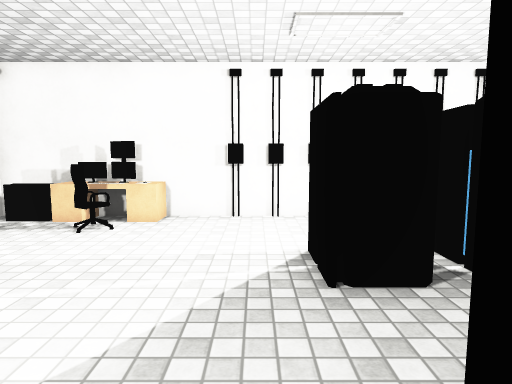
View 1 (above)

20 first-person views from a walk through a scene from a Unity 3-D project. The camera is 1.5 m above the floor, tilts 6° down and sees 75° across. The floor is counted in squares, 1 m on a side. Each view is taken from the middle of a square. On the plan, view 1 faces up. The plan holds only what a view shows up to about 15 squares ahead; the rest is blank. The player is left out. Surface patterns are stand-ins for the level's own textures.

View 2
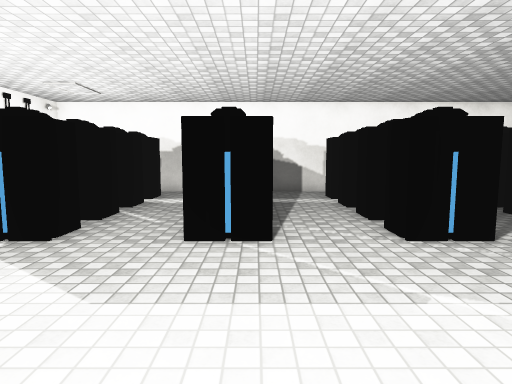

View 3
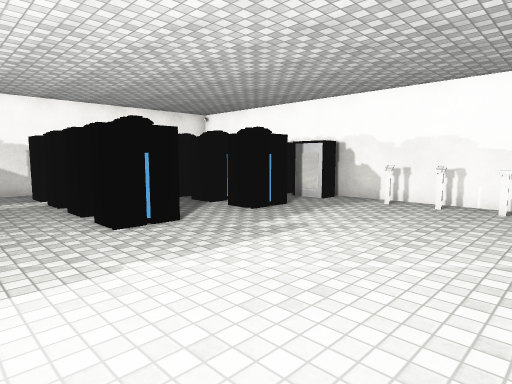

View 4
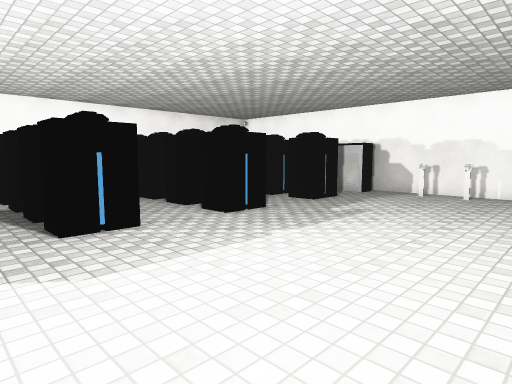

View 5
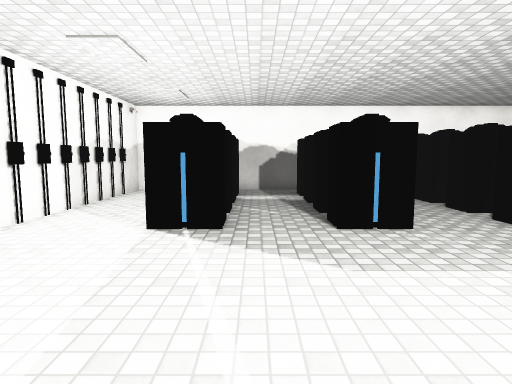

View 6
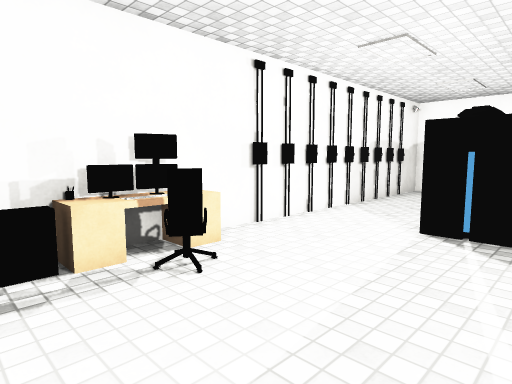

View 7
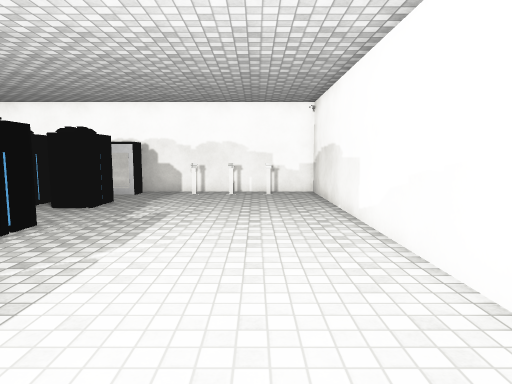

View 8
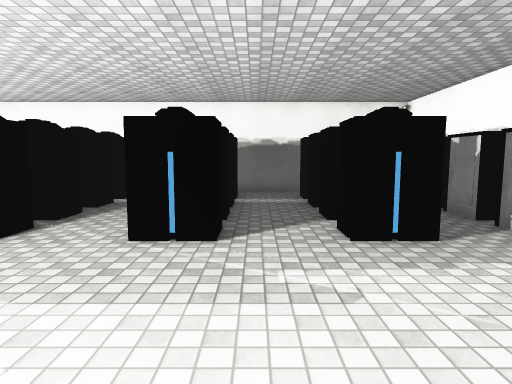

View 9
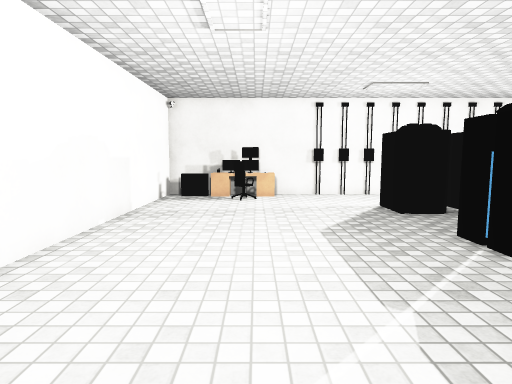

View 10
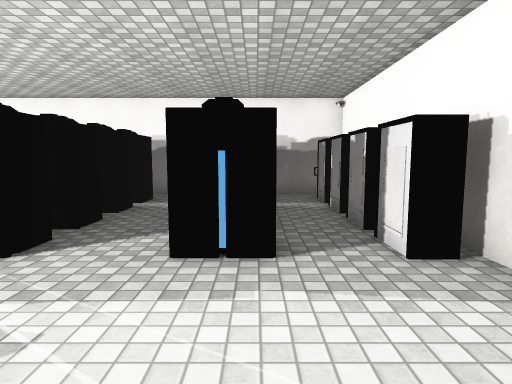

View 11
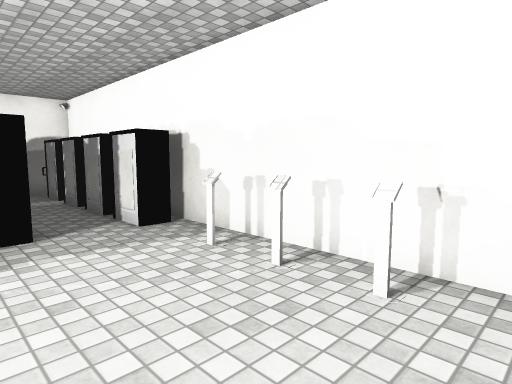

View 12
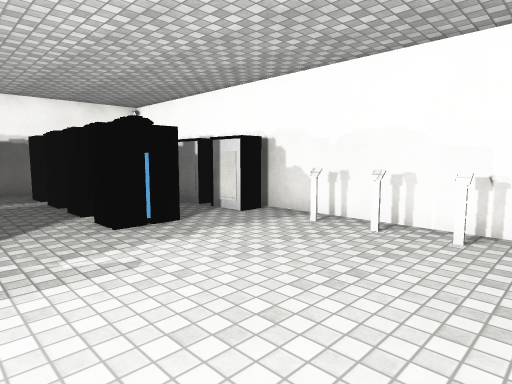

View 13
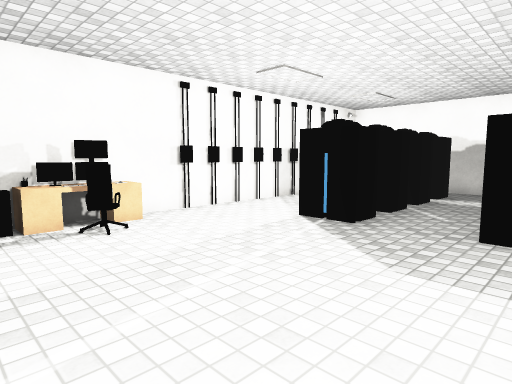

View 14
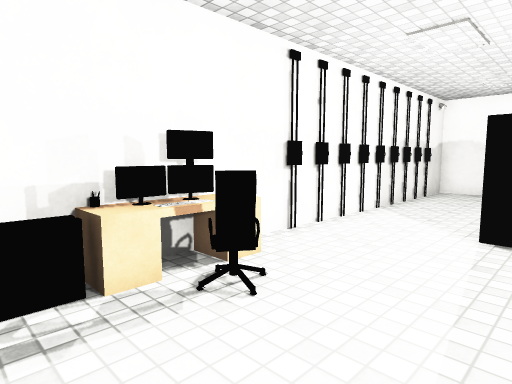

View 15
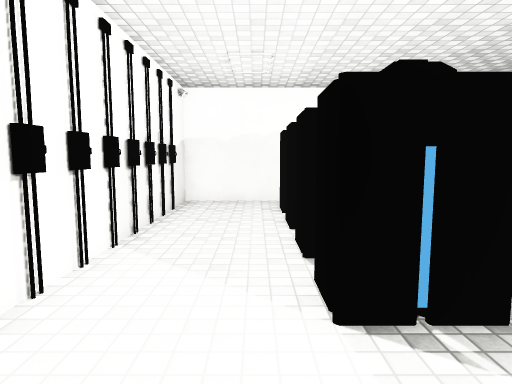

View 16
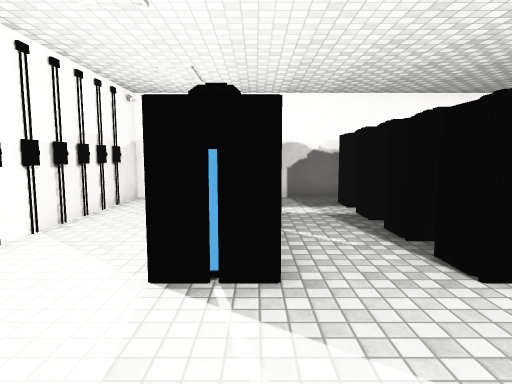

View 17
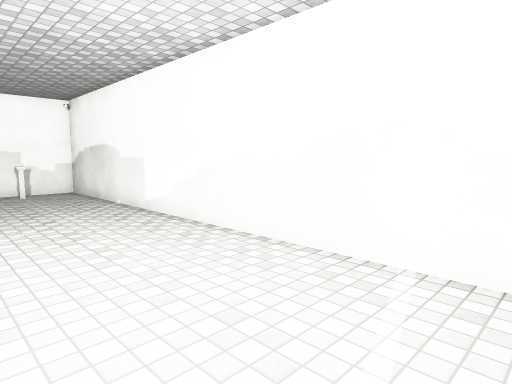

View 18
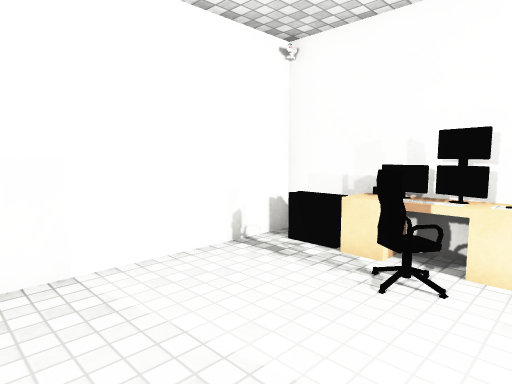

View 19
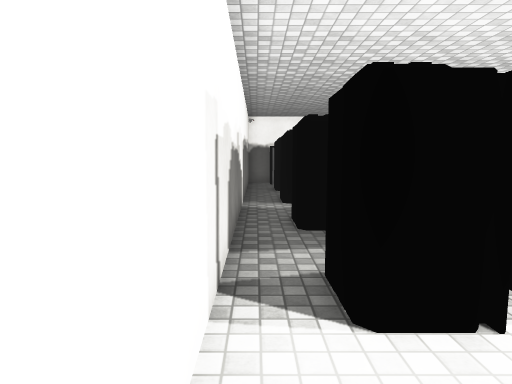

View 20
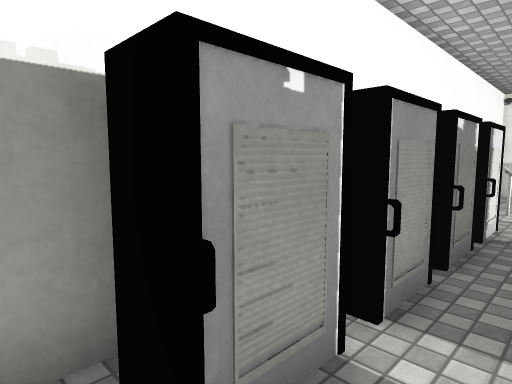

### Floor plan
Points are (right, up) in squares from view 1. A wall is a line through its corners. A room is listed if a view was taken in it or the views show most of it. See-through windows are left out.
Room 1 (views 1, 2, 3, 4, 5, 6, 7, 8, 9, 10, 11, 12, 13, 14, 15, 16, 17, 18, 19, 20)
walls: (9.4, -7.1) (9.4, 8.4) (-6.5, 8.4) (-6.5, -11.4) (1.6, -11.4); (6.8, -10.3) (8.2, -10.3); (8, -11.4) (8.7, -11.4); (9.4, -10.6) (9.4, -8.7)
ways out: gap at (-4, -11); gap at (-1, -11)
objects: other object (-6, 8) to (-5, 8); chair (-4, 7) to (-3, 7); keyboard (-4, 8) to (-3, 8); desk (-2, 8); other object (1, -11) to (2, -10); other object (1, -8) to (2, -7); other object (1, -4) to (2, -3); other object (1, 0) to (2, 1); other object (1, 4) to (2, 5); other object (3, -11) to (4, -10); other object (3, -8) to (4, -7); other object (3, -4) to (4, -3); other object (3, 0) to (4, 1); other object (3, 4) to (4, 5); other object (5, -11) to (6, -10); other object (5, -8) to (6, -7); other object (5, -4) to (6, -3); other object (5, 0) to (6, 1); other object (5, 4) to (6, 5); other object (7, -8) to (8, -7); other object (7, -4) to (8, -3); other object (7, 0) to (8, 1); other object (7, 4) to (8, 5)

Positions as (right, up) in squares from view 1, and headings:
1: (0, 0), facing up
2: (-5, 0), facing right
3: (-6, 0), facing down-right
4: (-6, 3), facing down-right
5: (-6, 3), facing right
6: (-6, 3), facing up-right
7: (-4, 3), facing down
8: (-5, -5), facing right
9: (-3, -5), facing up
10: (-4, -8), facing right
11: (-6, -7), facing down-right
12: (-6, -4), facing down-right
13: (-6, 0), facing up-right
14: (-6, 4), facing up-right
15: (-2, 6), facing right
16: (-3, 4), facing right
17: (-2, 4), facing down-left
18: (-2, 3), facing up-left
19: (9, 8), facing down
20: (9, -9), facing down-left
